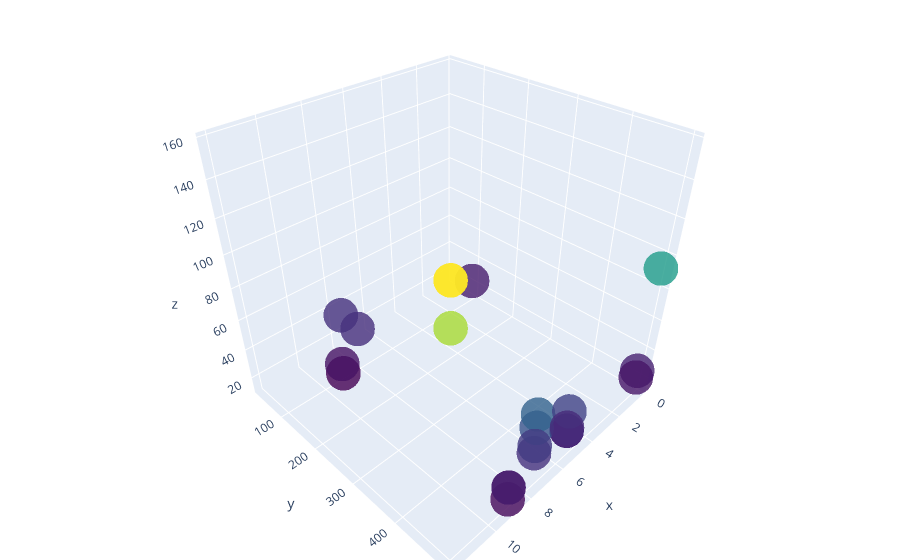

The cell this chart's notebook holds for it:
### Code cell
x=df_pubg['ammunition']
y=df_pubg['volume']
z=df_pubg['1hurt']

trace1=go.Scatter3d(
    x=x,y=y,z=z,mode='markers',marker=dict(size=12,color=z,colorscale='Viridis',opacity=0.8))

data=[trace1]
layout=go.Layout(margin=dict(
    l=0,r=0,b=0,t=0   #margin in px
))

fig=go.Figure(data=data, layout=layout)
iplot(fig, filename='PlayerUnknowns Battlegrounds_GunInfo')

### Figure 1 — Plotly figure (JSON) as saved in the notebook; plotly's stock layout.template omitted (floating-point values rounded to 4 significant figures)
{"data": [{"marker": {"color": [13.3, 24.5, 20.3, 32.2, 33.6, 33.6, 28.7, 28.7, 28.7, 73.5, 16.1, 26.6, 24.5, 21.7, 138.6, 157.5, 157.5, 92.4, 50.4, 58.8, 24.5, 38.5, 42, 30.8], "colorscale": [[0, "#440154"], [0.1111, "#482878"], [0.2222, "#3e4989"], [0.3333, "#31688e"], [0.4444, "#26828e"], [0.5556, "#1f9e89"], [0.6667, "#35b779"], [0.7778, "#6ece58"], [0.8889, "#b5de2b"], [1, "#fde725"]], "opacity": 0.8, "size": 12}, "mode": "markers", "type": "scatter3d", "x": [9, 0.45, 9, 7.62, 7.62, 7.62, 5.56, 5.56, 5.56, null, 9, 0.45, 9, 0.45, 12, 12, 12, 0.3, 7.62, 7.62, 9, 7.62, 5.56, 5.56], "y": [100, 100, 100, 80, 30, 500, 500, 500, 500, 500, 500, 500, 500, 500, 500, 500, 500, 500, 500, 500, 500, 500, 500, 500], "z": [13.3, 24.5, 20.3, 32.2, 33.6, 33.6, 28.7, 28.7, 28.7, 73.5, 16.1, 26.6, 24.5, 21.7, 138.6, 157.5, 157.5, 92.4, 50.4, 58.8, 24.5, 38.5, 42, 30.8]}], "layout": {"margin": {"b": 0, "l": 0, "r": 0, "t": 0}}}
